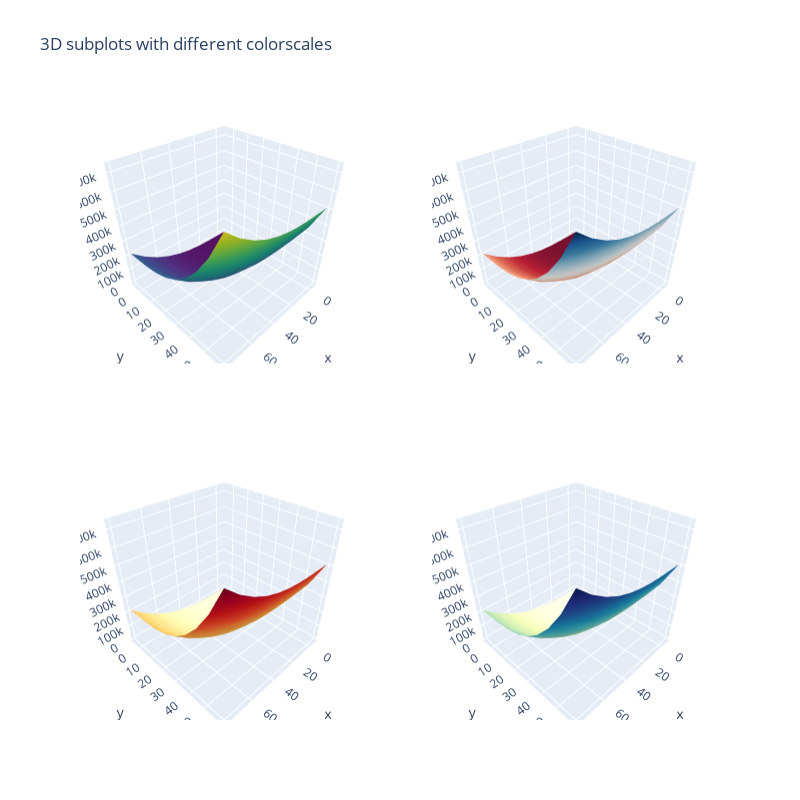

The notebook cell this image was saved under:
### Code cell
import plotly.graph_objects as go
from plotly.subplots import make_subplots

import numpy as np

# Initialize figure with 4 3D subplots
fig = make_subplots(
    rows=2, cols=2,
    specs=[[{'type': 'surface'}, {'type': 'surface'}],
           [{'type': 'surface'}, {'type': 'surface'}]])

# Generate data
x = np.linspace(-5, 80, 10)
y = np.linspace(-5, 60, 10)
xGrid, yGrid = np.meshgrid(y, x)
z = xGrid ** 3 + yGrid ** 3

# adding surfaces to subplots.
fig.add_trace(
    go.Surface(x=x, y=y, z=z, colorscale='Viridis', showscale=False),
    row=1, col=1)

fig.add_trace(
    go.Surface(x=x, y=y, z=z, colorscale='RdBu', showscale=False),
    row=1, col=2)

fig.add_trace(
    go.Surface(x=x, y=y, z=z, colorscale='YlOrRd', showscale=False),
    row=2, col=1)

fig.add_trace(
    go.Surface(x=x, y=y, z=z, colorscale='YlGnBu', showscale=False),
    row=2, col=2)

fig.update_layout(
    title_text='3D subplots with different colorscales',
    height=800,
    width=800
)

fig.show()
